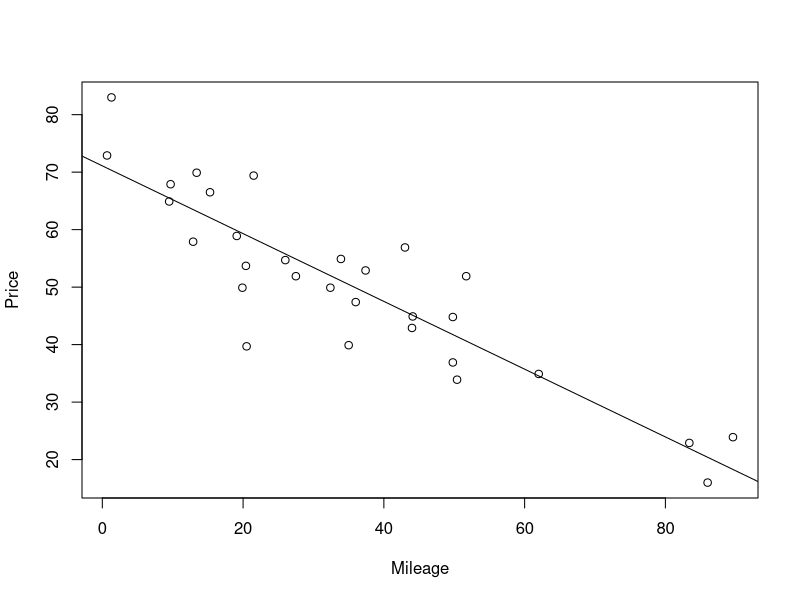
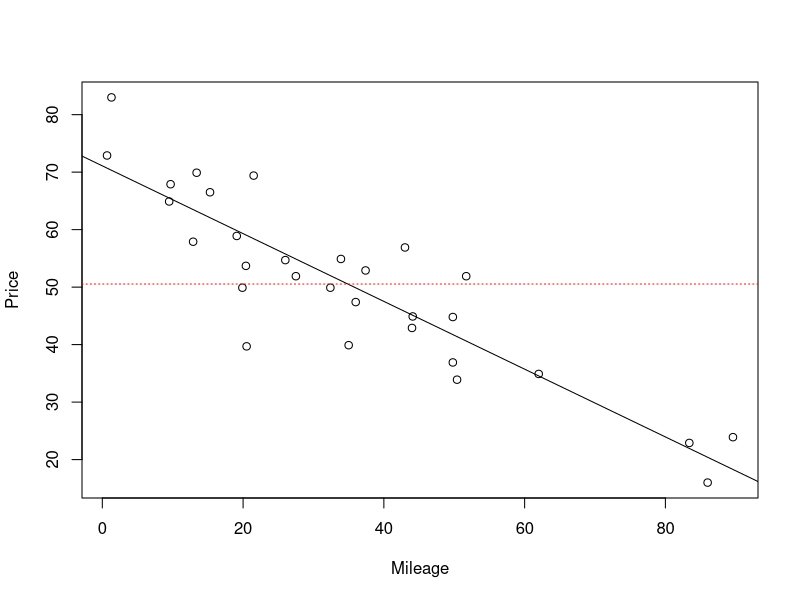

Generate these figures, in order, with R:
#RLAB_SimpleLinearRegression_1
porsche=read.csv("./data/PorschePrice.csv", header=T)
#View the dataset
View(porsche)
#View the dimensions (rows x columns)
dim(porsche)
#Check the column names
colnames(porsche)
#Look at the first few records
head(porsche)
help(head)
head(porsche, n=3)
#Attach the file so that we can more easily refer to variable names
attach(porsche)
#Look at a plot of mileage and price
plot(Mileage, Price)
#The data appear to be distributed in a roughly linear configuration
#with a negative trend
#Use R's lm function to see the linear model (the defined equation for y-hat)
#Store the linear model as porsche.lm
porsche.lm=lm(Price~Mileage)
#The lm function returns a list with a lot of useful information
length(porsche.lm)
names(porsche.lm)
#View the linear model
porsche.lm
View(porsche.lm)
#Other ways to see information
porsche.lm$coefficients
porsche.lm$coef
#This tells us that the line of best fit for our sample data is pricehat=71.0905 - .5894(Mileage)
#View the regression line
abline(porsche.lm,)
#You can also write abline by giving any intercept and slope such as
plot(Mileage, Price)
abline(71.0905, -.5894)
#Add a horizontal, dotted line at the mean price level
abline(h=mean(Price), lty=3, col="red")
#lty gives characteristics of the line (line type)
#lty1 = solid
#lty2 = dashed
#lty3 = dotted
#lty4 = dot-dash
#lty5 = long dash
#Look at the fitted values and residuals
porsche.lm$residuals
cbind(Mileage, Price, porsche.lm$fitted.values, porsche.lm$residuals)
#Do the same thing, but only look at the first 5 rows
cbind(Mileage, Price, porsche.lm$fitted.values, porsche.lm$residuals)[1:5,]
#Or use the head function to look at the top of the dataset
head(cbind(Mileage, Price, porsche.lm$fitted.values, porsche.lm$residuals))
#Save the table
porsche.lm.table=data.frame(cbind(Mileage, Price, porsche.lm$fitted.values, porsche.lm$residuals))
#View column names
colnames(porsche.lm.table)
#change the names of columns 3 and 4
names(porsche.lm.table)[c(3,4)]=c("fits", "resids")
#check your work
str(porsche.lm.table)
porsche.lm.table
#summary
summary(porsche.lm)